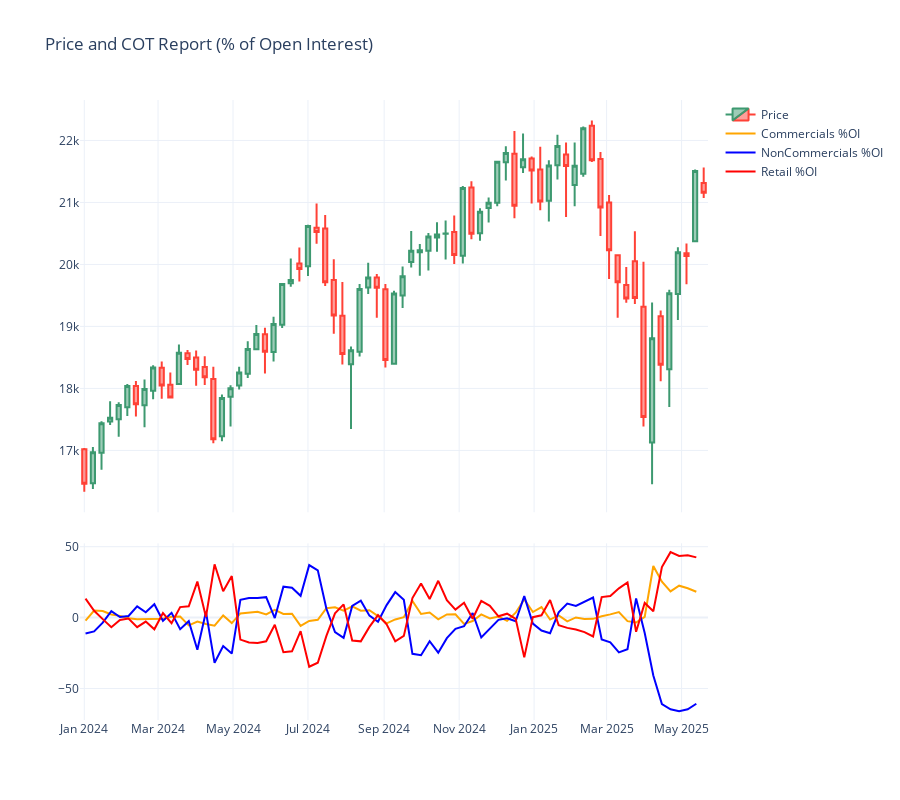

Notebook cell for this chart:
### Code cell
# Create the subplot layout
fig = make_subplots(
    rows=2, cols=1, 
    shared_xaxes=True,
    vertical_spacing=0.05,
    row_heights=[0.7, 0.3]
)

# --- Row 1: Candlestick chart (Price) ---
fig.add_trace(go.Candlestick(
    x=price_df.index,
    open=price_df['Open'],
    high=price_df['High'],
    low=price_df['Low'],
    close=price_df['Close'],
    name='Price'
), row=1, col=1)

# --- Row 2: COT % Lines ---
fig.add_trace(go.Scatter(
    x=cot_df.index,
    y=cot_df['Pct_Comm'],
    mode='lines',
    name='Commercials %OI',
    line=dict(color='orange')
), row=2, col=1)

fig.add_trace(go.Scatter(
    x=cot_df.index,
    y=cot_df['Pct_NonComm'],
    mode='lines',
    name='NonCommercials %OI',
    line=dict(color='blue')
), row=2, col=1)

fig.add_trace(go.Scatter(
    x=cot_df.index,
    y=cot_df['Pct_Retail'],
    mode='lines',
    name='Retail %OI',
    line=dict(color='red')
), row=2, col=1)

# Layout
fig.update_layout(
    height=800,
    title='Price and COT Report (% of Open Interest)',
    xaxis_rangeslider_visible=False,
    template='plotly_white'
)

fig.show()
